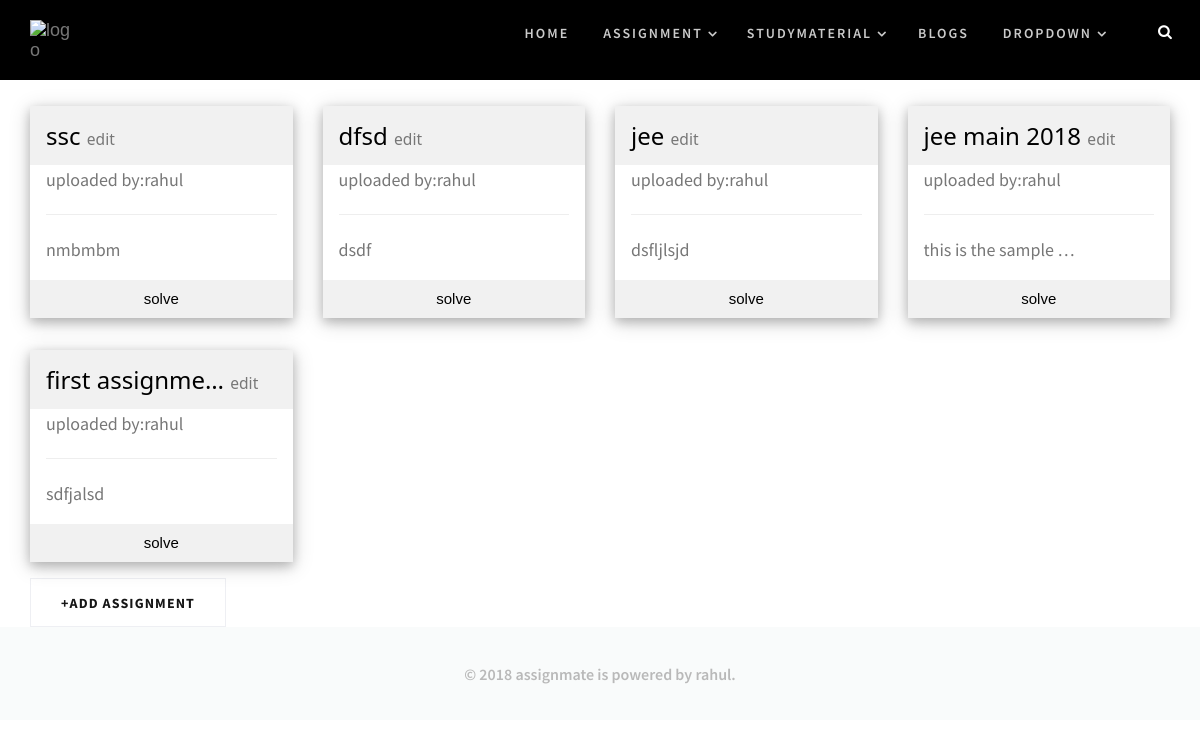
/myassignment (signed in), run on an earlier commit of the app's database.
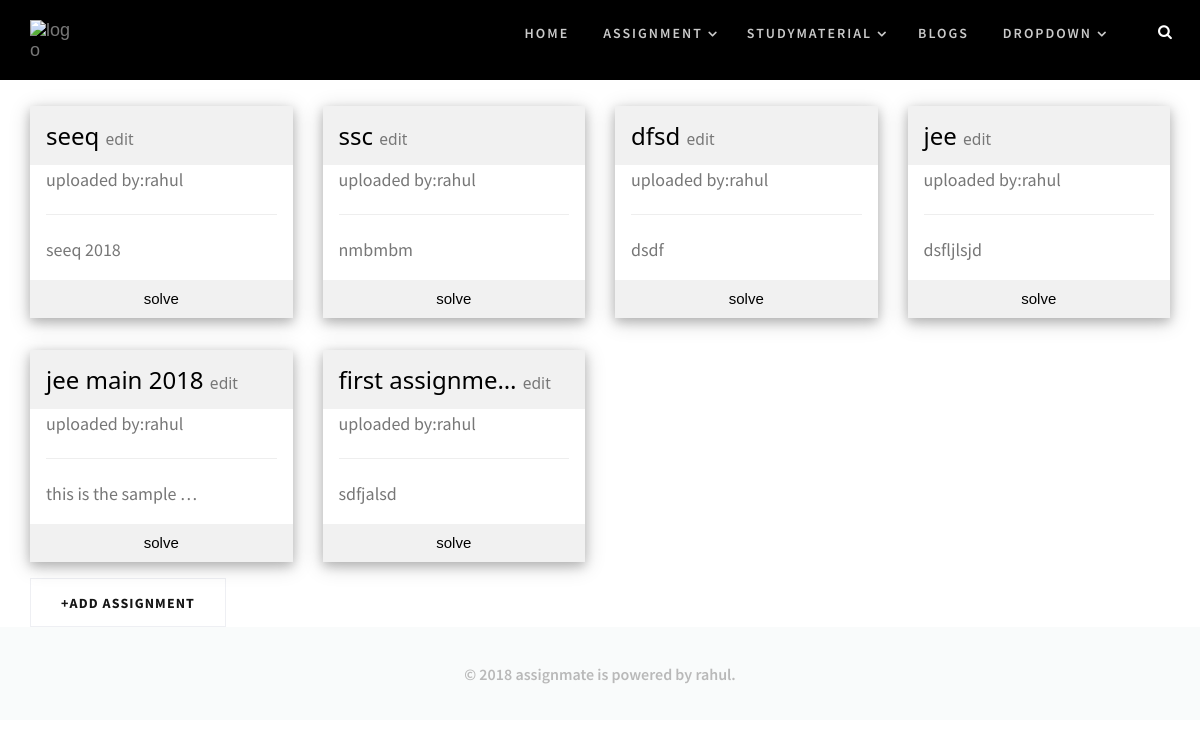
And on a later commit of the database.
### assignment/models.py (models this page shows, shortened)
class Assignment(models.Model):
    user = models.ForeignKey(User, on_delete=models.CASCADE)
    title=models.CharField(max_length=30,default='assignment')
    discription=models.CharField(max_length=500)
    category=models.CharField(max_length=30,blank=True)
    created = models.DateTimeField(auto_now=True)
    objects = AssignmentManager()
    class Meta:
        ordering = ["-created"]
    def __str__(self):
        return self.title

### assignment/views.py (the view)
# urls.py: path('myassignment',view_list_my_assignment,name='my_assignment_page'),
def view_list_my_assignment(request,pk=None):
    if pk:
        user=get_object_or_404(User,pk=pk)#User.objects.get(pk=pk)
    else:
        user = request.user
    studymaterial = Studymaterial.objects.all()
    args={'user':user,'studymaterial': studymaterial}
    return render(request,'assignment/my_assignment_page.html',args)

### assignment/models.py (called while the page is built)
    def get_queryset(self):
        return AssignmentQuerySet(self.model,using=self._db)

    def get_queryset(self):
        return StudymaterialQuerySet(self.model,using=self._db)

### assignment/templates/assignment/my_assignment_page.html (shortened to what this page needs)
{% extends 'accounts/base.html'%}
{% block body %}
<div class="container">
    <div class="row">
        {% for assignment in user.assignment_set.all %}
        <div class="col-lg-3 col-md-3 col-sm-6 col-xs-12 w3-section">
            <div class="w3-card-4 ">
            <header class="w3-container w3-light-grey">
              <h3><a href="{% url 'assignment:assignment' assignment.id %}" data-toggle="tooltip" data-placement="top" title="{{assignment}}">{{ assignment|truncatechars_html:15 }}</a>
                  {% if request.user == assignment.user%}
                     <small><a href="{% url 'assignment:my_assignment_update' assignment.id %}">edit</a></small>
                    {% endif %}
              </h3>
            </header>
            <div class="w3-container">
              <p>uploaded by:{{assignment.user}}</p>
              <hr>
              <a href="javascript:void(0);" data-toggle="tooltip" data-placement="top" title="{{assignment.discription}}"><p>{{assignment.discription|truncatechars_html:20}}</p></a>
            </div>
            <a href="{% url 'assignment:assignment' assignment.id %}"><button class="w3-button w3-block w3-light-grey"> solve</button></a>
            </div>
        </div>
        {% endfor %}
    </div>
</div>
<div class="container">
     <a href="{% url 'assignment:assignment_add' %}" class="btn">+Add Assignment</a>
</div>
{% endblock %}

What changed in the data, as far as the page shows it:
added Assignment: title "seeq", shows "edit", user "rahul", discription "seeq 2018"
